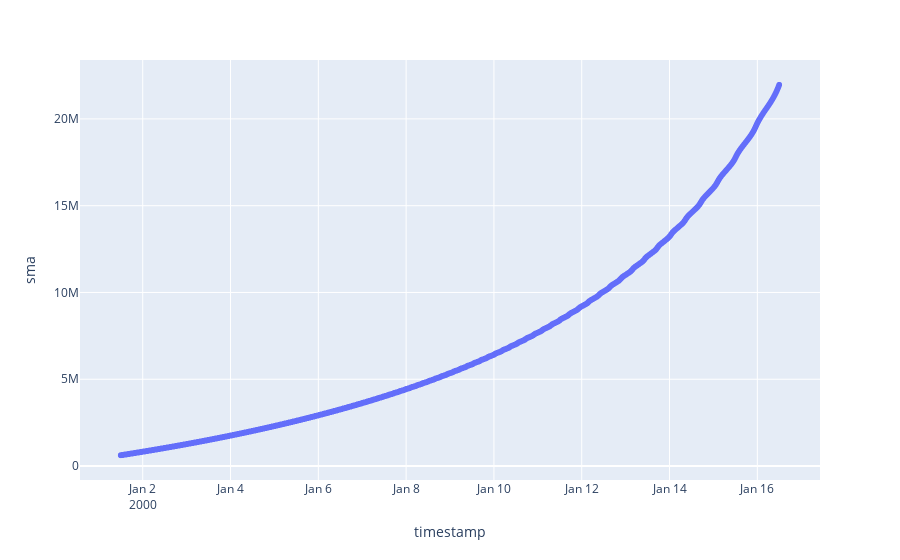

This figure's notebook cell:
### Code cell
px.scatter(pd.DataFrame(coes), x="timestamp", y="sma")

### Figure 1 — Plotly figure (JSON) as saved in the notebook; plotly's stock layout.template omitted (floating-point values rounded to 4 significant figures; data arrays with more than 128 entries replaced by an {"elided": "..."} marker saying what was removed)
{"data": [{"hovertemplate": "timestamp=%{x}<br>sma=%{y}<extra></extra>", "legendgroup": "", "marker": {"color": "#636efa", "symbol": "circle"}, "mode": "markers", "name": "", "showlegend": false, "type": "scattergl", "x": {"elided": "6897 str values"}, "xaxis": "x", "y": {"elided": "6897 float values"}, "yaxis": "y"}], "layout": {"autosize": true, "legend": {"tracegroupgap": 0}, "margin": {"t": 60}, "xaxis": {"anchor": "y", "autorange": true, "domain": [0, 1], "range": ["1999-12-31 15:20:25.1613", "2000-01-17 08:37:26.4707"], "title": {"text": "timestamp"}, "type": "date"}, "yaxis": {"anchor": "x", "autorange": true, "domain": [0, 1], "range": [-1031000.0, 23620000.0], "title": {"text": "sma"}, "type": "linear"}}}
